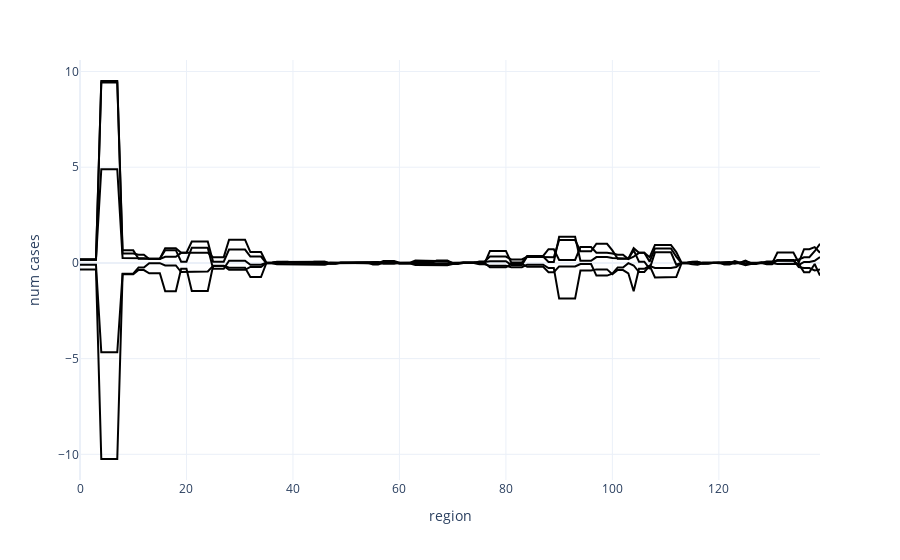

Notebook cell for this chart:
### Code cell
# Plotting
plot_process(agg_gp_draws)

### Figure 1 — Plotly figure (JSON) as saved in the notebook; plotly's stock layout.template omitted (floating-point values rounded to 4 significant figures; data arrays with more than 128 entries replaced by an {"elided": "..."} marker saying what was removed)
{"data": [{"hovertemplate": "<extra></extra>", "legendgroup": "", "line": {"color": "black", "dash": "solid"}, "marker": {"symbol": "circle"}, "mode": "lines", "name": "", "orientation": "v", "showlegend": false, "type": "scatter", "xaxis": "x", "yaxis": "y"}, {"line": {"color": "black"}, "type": "scatter", "x": {"elided": "140 int values"}, "y": {"elided": "140 float values"}}, {"line": {"color": "black"}, "type": "scatter", "x": {"elided": "140 int values"}, "y": {"elided": "140 float values"}}, {"line": {"color": "black"}, "type": "scatter", "x": {"elided": "140 int values"}, "y": {"elided": "140 float values"}}, {"line": {"color": "black"}, "type": "scatter", "x": {"elided": "140 int values"}, "y": {"elided": "140 float values"}}, {"line": {"color": "black"}, "type": "scatter", "x": {"elided": "140 int values"}, "y": {"elided": "140 float values"}}], "layout": {"legend": {"tracegroupgap": 0}, "margin": {"t": 60}, "showlegend": false, "xaxis": {"anchor": "y", "domain": [0, 1], "title": {"text": "region"}}, "yaxis": {"anchor": "x", "domain": [0, 1], "title": {"text": "num cases"}}}}
